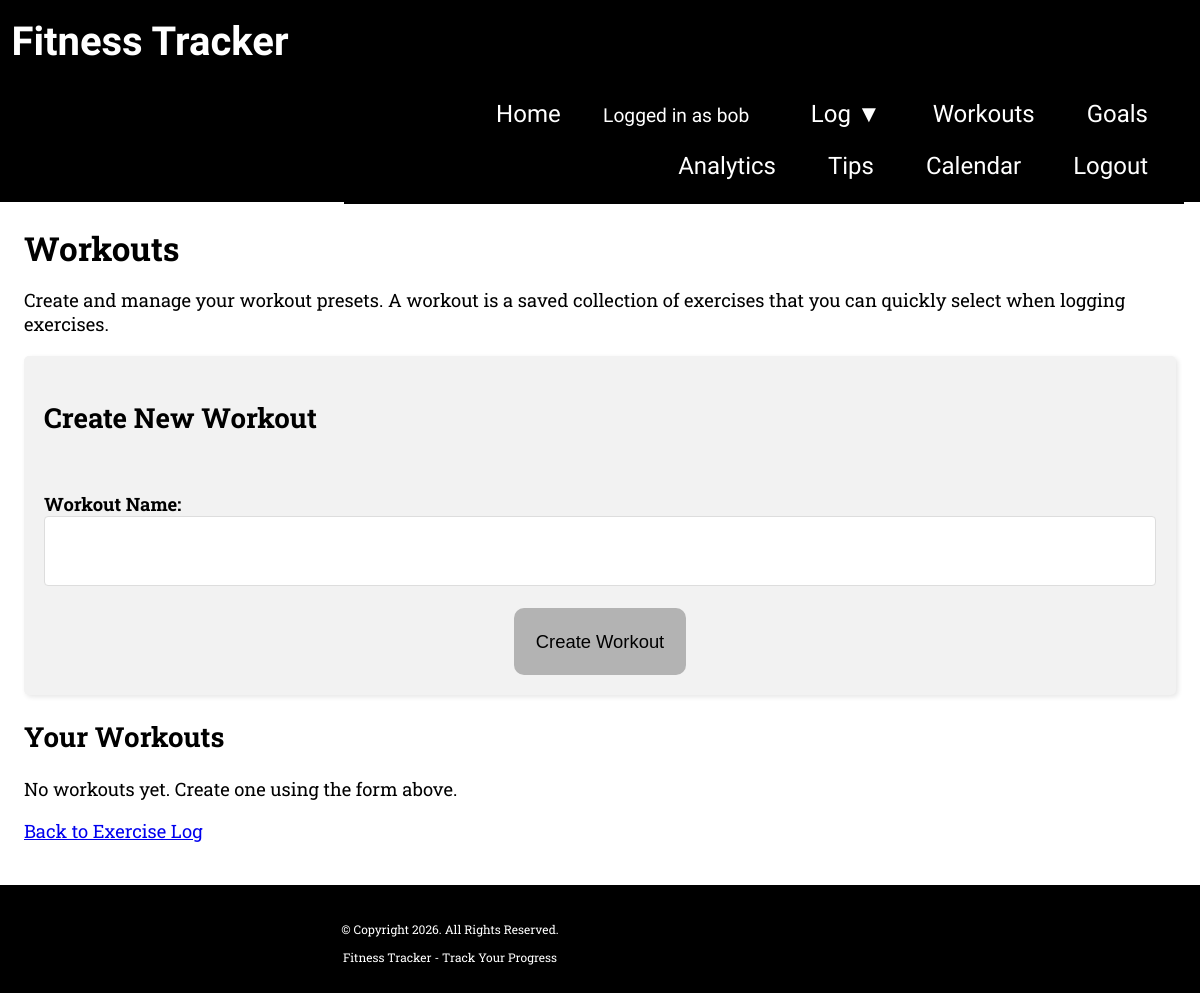
Page /exercise/workouts (signed in) on the earlier database version.
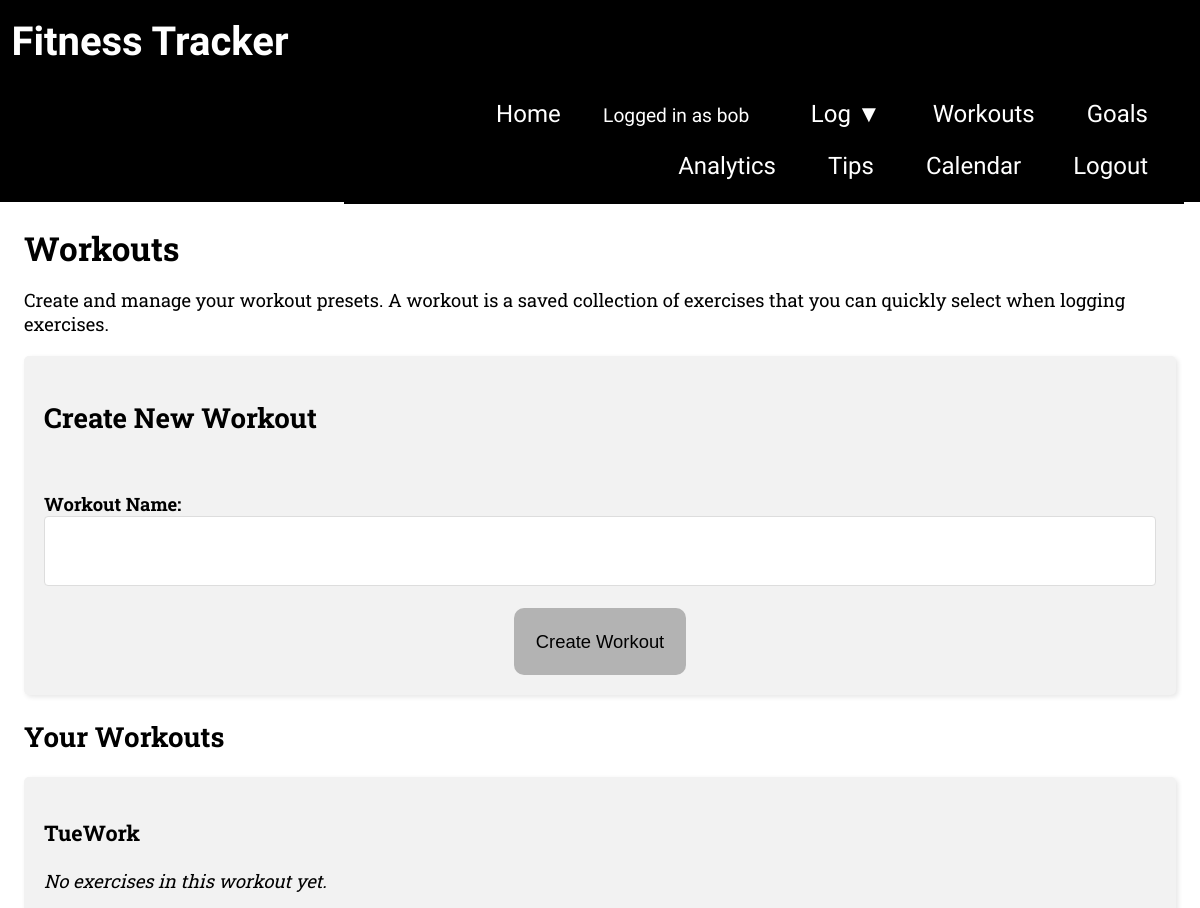
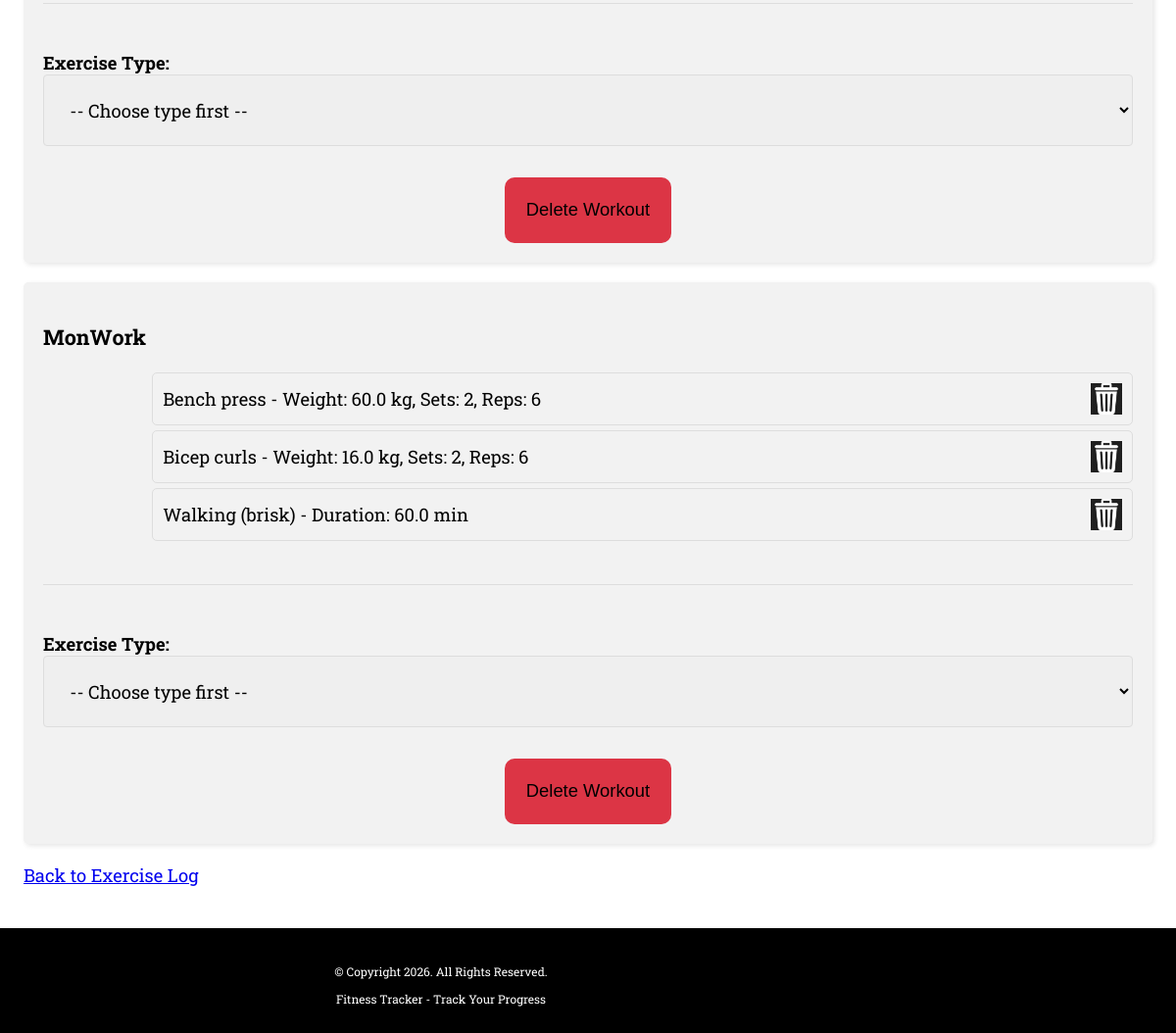
Same page on the later database version (2 pictures, top to bottom).
### tables this page shows
CREATE TABLE workoutPresets (
            id INTEGER PRIMARY KEY AUTOINCREMENT,
            userId INTEGER,
            presetName TEXT,
            exercisesJson TEXT,
            createdAt TEXT,
            updatedAt TEXT,
            FOREIGN KEY (userId) REFERENCES users(userId)
        );

CREATE TABLE "exercises" (
            exerciseId INTEGER PRIMARY KEY AUTOINCREMENT,
            exerciseName TEXT UNIQUE,
            exerciseType TEXT,
            metValue REAL
        );

### app/routes/exercise.py (the view, shortened to what this page needs)
@exercise_bp.route("/exercise/workouts", methods=["GET", "POST"]) # route for workouts page (create and edit presets)
def workouts_page(): # function to show workouts page (GET) or handle create/add/delete actions (POST)
    if "userId" not in session: # if user is not logged in, redirect to login page
        return redirect(url_for("auth.login")) # redirect to login page
    db = g.db # gets the database connection
    cursor = db.cursor() # gets the database cursor
    cursor.execute( # GET request: load all workouts for the user
        "SELECT id, presetName, createdAt FROM workoutPresets WHERE userId = ? ORDER BY createdAt DESC;",
        (session["userId"],),
    ) # executes SQL query to get all workout presets for the user
    rows = cursor.fetchall() # fetches all rows from the database
    workouts = [] # creates an empty list to store the workout presets
    for row in rows:
        workoutPreset = WorkoutPreset.loadFromDB(row["id"]) # loads the full preset from the database
        if workoutPreset:
            workouts.append(workoutPreset) # appends the preset to the list
    nameList, _ = getAll() # gets all exercise names for the dropdown
    return render_template("workouts.html", workouts=workouts, exerciseNames=nameList) # renders the workouts template

### app/routes/exercise.py (called while the page is built)
def getAll(): # helper to load all exercise names and ids from the database
    db = g.db # gets the database connection
    cursor = db.cursor() # gets the database cursor
    cursor.execute("SELECT exerciseId, exerciseName FROM exercises ORDER BY exerciseName ASC;") # executes SQL query to get all exercises. uses mergesort or similarly efficient sort (ORDER BY)
    rows = cursor.fetchall() # fetches all rows from the database
    nameList = [] # creates an empty list for names. uses list operations
    idList = [] # creates an empty list for ids
    for row in rows:
        nameList.append(row["exerciseName"]) # appends the exercise name to the list
        idList.append(row["exerciseId"]) # appends the exercise id to the list
    return nameList, idList # returns both lists

### app/utils/data_structures.py (called while the page is built)
    def push(self, item):
        self.dataList.append(item) # adds the item to the top of the stack. uses list operations

    def __len__(self):
        return len(self.dataList) # so len(stack) can work and be used easily

    def __iter__(self):
        return iter(self.dataList) # so "for item in stack" can work and be used easily (like when saving preset to JSON)

### app/templates/workouts.html (shortened to what this page needs)
{% extends "base.html" %}
{% block content %}
<h1>Workouts</h1>
<p>Create and manage your workout presets. A workout is a saved collection of exercises that you can quickly select when logging exercises.</p>
<div class="card" style="margin: 20px 0; padding: 20px;">
    <h2>Create New Workout</h2>
    <form method="POST">
        <label for="preset_name">Workout Name:</label>
        <input type="text" id="preset_name" name="preset_name" required>
        <button type="submit">Create Workout</button>
    </form>
</div>
<h2>Your Workouts</h2>
{% if workouts %}
    {% for workout in workouts %}
        <div class="card" style="margin: 20px 0; padding: 20px;">
            <h3>{{ workout.presetName }}</h3>
            {% if workout.exerciseList %}
                <ul style="list-style: none; padding: 0;">
                    {% for ex in workout.exerciseList %}
                        <li style="padding: 10px; margin: 5px 0; border: 1px solid #ddd; border-radius: 5px; display: flex; align-items: center; justify-content: space-between;">
                            <span>
                                {{ ex.exerciseName }} -
                                {% if ex.durationValue %}
                                    Duration: {{ ex.durationValue }} min
                                {% else %}
                                    {% if ex.weightValue %}Weight: {{ ex.weightValue }} kg, {% endif %}
                                    Sets: {{ ex.setsValue }}, Reps: {{ ex.repsValue }}
                                {% endif %}
                            </span>
                            <form method="POST" style="display: inline; margin: 0;">
                                <img src="{{ url_for('static', filename='images/trash.webp') }}"
                                     alt="Delete"
                                     class="icon-standard"
                                     style="cursor: pointer; width: 32px; height: 32px;"
                                     onclick="this.parentElement.submit();">
                            </form>
                        </li>
                    {% endfor %}
                </ul>
            {% else %}
                <p><em>No exercises in this workout yet.</em></p>
            {% endif %}
            <form method="POST" id="add_exercise_form_{{ workout.presetId }}" style="margin-top: 15px; padding-top: 15px; border-top: 1px solid #ddd;">
                <div id="exercise_type_container_{{ workout.presetId }}">
                    <label for="exercise_type_{{ workout.presetId }}">Exercise Type:</label>
                    <select id="exercise_type_{{ workout.presetId }}" name="exerciseType" data-preset-id="{{ workout.presetId }}" onchange="toggleWorkoutFieldsFromEl(this)">
                        <option value="">-- Choose type first --</option>
                    </select>
                    <br>
                </div>
            </form>
            <form method="POST" style="margin-top: 10px;" onsubmit="return confirm('Are you sure you want to delete this workout?');">
                <button type="submit" style="background-color: #dc3545;">Delete Workout</button>
            </form>
        </div>
    {% endfor %}
{% else %}
    <p>No workouts yet. Create one using the form above.</p>
{% endif %}
<p><a href="{{ url_for('exercise.exercise_log') }}">Back to Exercise Log</a></p>
{% endblock %}

Differences in the rows shown:
added workoutPresets: presetName "TueWork", shows "No exercises in this workout yet."
added workoutPresets: presetName "MonWork"
now on this page (row unchanged): exercises: exerciseName "Bench press", weightValue "60.0", setsValue "2", repsValue "6"
now on this page (row unchanged): exercises: exerciseName "Bicep curls", weightValue "16.0", setsValue "2", repsValue "6"
now on this page (row unchanged): exercises: exerciseName "Walking (brisk)", durationValue "60.0"
Other differences:
text no longer shown: "No workouts yet. Create one using the form above."
